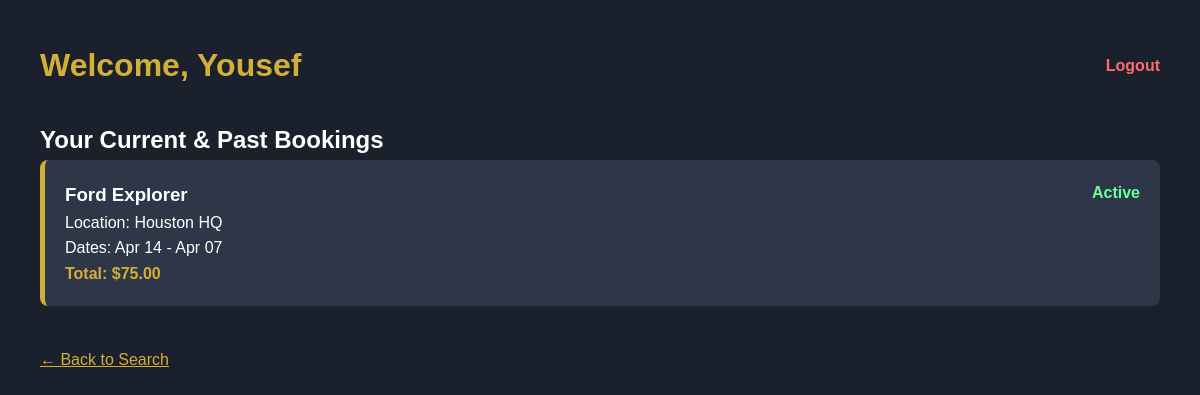
The page /customer_dashboard.php (signed in) on the database its author committed.
### tables this page shows
CREATE TABLE `reservations` (
  `Reservation_ID` int(11) NOT NULL,
  `User_ID` int(11) NOT NULL,
  `Vehicle_ID` int(11) NOT NULL,
  `Pickup_Branch_ID` int(11) NOT NULL,
  `Dropoff_Branch_ID` int(11) NOT NULL,
  `Pickup_Date` datetime NOT NULL,
  `Dropoff_Date` datetime NOT NULL,
  `Total_Cost` decimal(8,2) NOT NULL,
  `Booking_Status` enum('Active','Completed','Cancelled') NOT NULL DEFAULT 'Active'
);

CREATE TABLE `vehicles` (
  `Vehicle_ID` int(11) NOT NULL,
  `Make` varchar(50) NOT NULL,
  `Model` varchar(50) NOT NULL,
  `Year` year(4) NOT NULL,
  `Category` enum('SUV','Luxury','Economy','Truck') NOT NULL,
  `Fuel_Type` varchar(30) NOT NULL,
  `Daily_Rate` decimal(6,2) NOT NULL,
  `Current_Status` enum('Available','Rented','Maintenance') NOT NULL DEFAULT 'Available',
  `Current_Branch_ID` int(11) DEFAULT NULL
);

CREATE TABLE `branches` (
  `Branch_ID` int(11) NOT NULL,
  `Branch_Name` varchar(200) NOT NULL,
  `Street_Address` varchar(200) NOT NULL,
  `City` varchar(100) NOT NULL,
  `State` varchar(2) NOT NULL,
  `Zip_Code` int(11) NOT NULL,
  `Latitude` decimal(10,8) NOT NULL,
  `Longitude` decimal(11,8) NOT NULL
);

### customer_dashboard.php (the view, shortened to what this page needs)
<?php
require_once 'db_connect.php';
$stmt = $pdo->prepare("
    SELECT r.*, v.Make, v.Model, b.Branch_Name
    FROM Reservations r
    JOIN Vehicles v ON r.Vehicle_ID = v.Vehicle_ID
    JOIN Branches b ON r.Pickup_Branch_ID = b.Branch_ID
    WHERE r.User_ID = ?
    ORDER BY r.Pickup_Date DESC
");
$stmt->execute([$_SESSION['user_id']]);
$bookings = $stmt->fetchAll(PDO::FETCH_ASSOC);
?>
<!DOCTYPE html>
<html lang="en">
<head>
    <link rel="stylesheet" href="css/style.css">
</head>
<body>
    <header style="display: flex; justify-content: space-between; align-items: center; margin-bottom: 30px;">
        <h1>Welcome, <?php echo $_SESSION['first_name']; ?></h1>
        <a href="logout.php" style="color: #ff6b6b; text-decoration: none; font-weight: bold;">Logout</a>
    </header>
    <h2>Your Current & Past Bookings</h2>
    <?php if (empty($bookings)): ?>
        <p>You haven't made any reservations yet. <a href="index.php" style="color:#d4af37;">Book a car now!</a></p>
    <?php else: ?>
        <?php foreach ($bookings as $b): ?>
            <div class="card">
                <div style="display: flex; justify-content: space-between;">
                    <h3><?php echo $b['Make'] . " " . $b['Model']; ?></h3>
                    <span class="status-active"><?php echo $b['Booking_Status']; ?></span>
                </div>
                <p>Location: <?php echo $b['Branch_Name']; ?></p>
                <p>Dates: <?php echo date('M d', strtotime($b['Pickup_Date'])); ?> - <?php echo date('M d', strtotime($b['Dropoff_Date'])); ?></p>
                <p style="font-weight: bold; color: #d4af37;">Total: $<?php echo number_format($b['Total_Cost'], 2); ?></p>
            </div>
        <?php endforeach; ?>
    <?php endif; ?>
    <br><a href="index.php" style="color: #d4af37;">← Back to Search</a>
</body>
</html>

### css/style.css (style rules this page uses)
* { margin: 0; padding: 0; box-sizing: border-box; }
:root { --navy: #1a202c; --dark-navy: #0f172a; --gold: #d4af37; --gold-hover: #bfa030; --slate: #2d3748; --white: #ffffff; --gray: #4a5568; }
body { font-family: 'Segoe UI', Roboto, Helvetica, Arial, sans-serif; background-color: var(--navy); color: var(--white); overflow-x: hidden; line-height: 1.6; }

### customer_dashboard.php (style rules this page uses)
body { background-color: #1a202c; color: white; padding: 40px; font-family: sans-serif; }
.card { background: #2d3748; padding: 20px; border-radius: 8px; border-left: 5px solid #d4af37; margin-bottom: 15px; }
.status-active { color: #6bff9e; font-weight: bold; }
h1 { color: #d4af37; }

### rows shown on the page
reservations: Vehicle_ID.Make "Ford", Vehicle_ID.Model "Explorer", Booking_Status "Active", Pickup_Branch_ID.Branch_Name "Houston HQ", Pickup_Date "Apr 14", Dropoff_Date "Apr 07", Total_Cost "75.00"

### other values the page prints
$_SESSION['first_name'] "Yousef"
